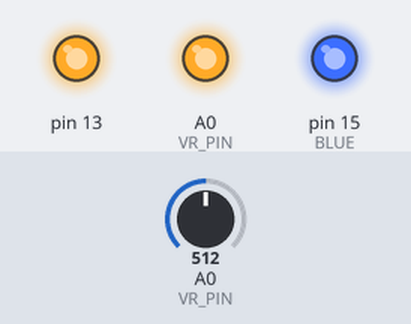
The sketch below on a simulated Arduino Uno, built with avr-gcc and run on an emulated ATmega328P. Parts: output pins drawn as LEDs (lit = HIGH). The inputs (shaded band) are chosen by the test bench; at power-on: A0 (VR_PIN) = 512.

Above: at 1.2 s.
1.3 s: A0 (VR_PIN) set to 494
At 2.5 s:
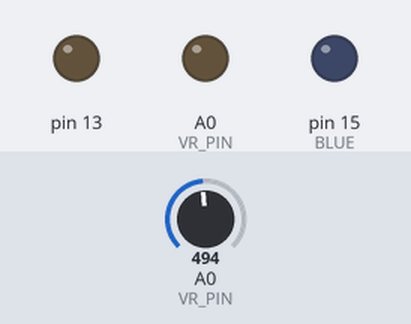
2.8 s: A0 (VR_PIN) set to 716
At 3.7 s:
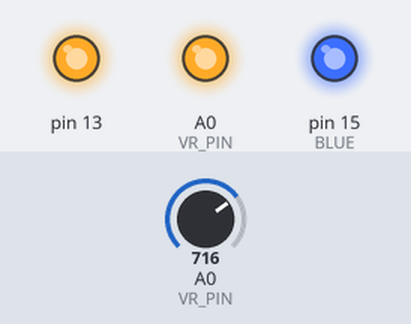
4.3 s: A0 (VR_PIN) set to 511
At 4.9 s:
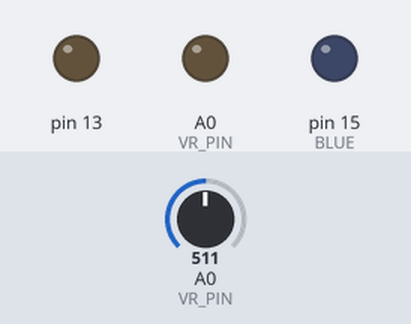
Timing chart, 0 to 7.3 s (numbered marks = the images above; inputs shaded):
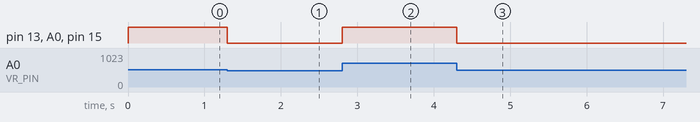

Measured:
- the behaviour switches between 512 and 511 on A0 (VR_PIN) (found by bisection; images 0 and 1)
- after the input at 1.3 s, pin 13, A0 (VR_PIN), pin 15 (BLUE): HIGH → LOW at once
- after the input at 2.8 s, pin 13, A0 (VR_PIN), pin 15 (BLUE): LOW → HIGH at once
- after the input at 4.3 s, pin 13, A0 (VR_PIN), pin 15 (BLUE): HIGH → LOW at once

The sketch:

RGB_LED_2.ino
```cpp
const uint8_t VR_PIN {A0};
enum RGBLED {
  RED = 13U,
  GREEN, // 12
  BLUE // 11
};
void setup() {
  Serial.begin(115200UL);
  pinMode(RED, OUTPUT);
  pinMode(GREEN, OUTPUT);
  pinMode(BLUE, OUTPUT);
  pinMode(VR_PIN, INPUT);
}

void loop() {
  uint8_t RGB = analogRead(VR_PIN) / 4;
  analogWrite(RED, RGB);
  analogWrite(GREEN, RGB);
  analogWrite(BLUE, RGB);

}
```
